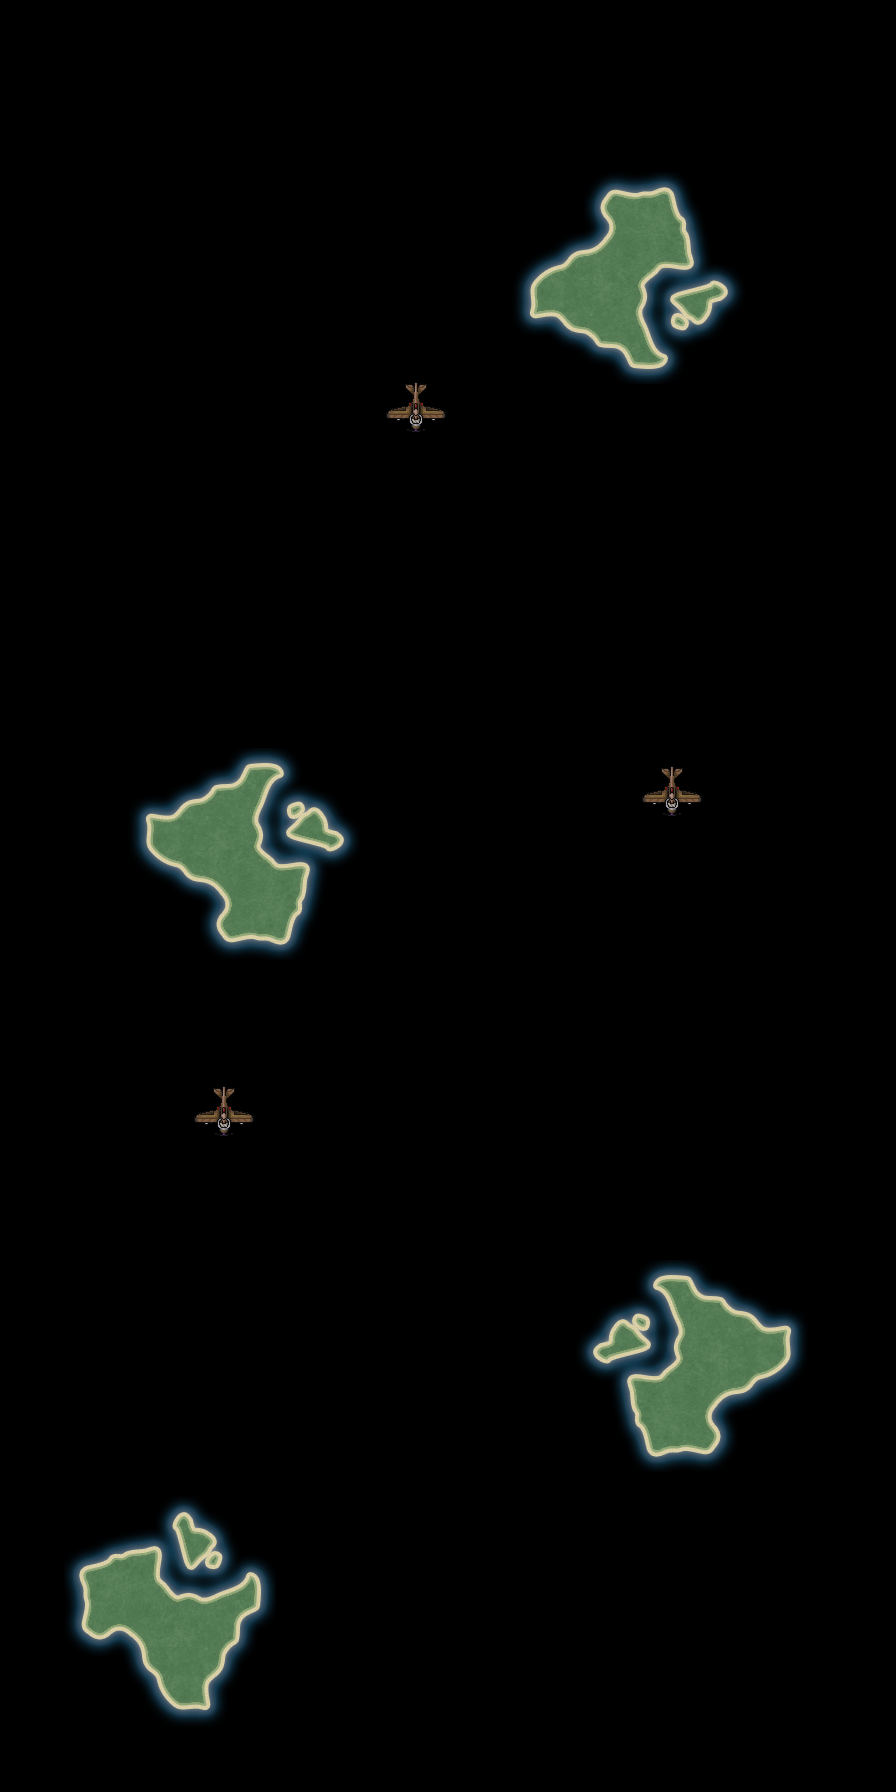

The image is a tile-based game level rendered from a .tmx file. Its description and source (layers, tilesets, objects; grid data summarised) follow:
An orthogonal 14x28 tile map with 64x64 px tiles, 2 tile layers (islands, planes), 2 tilesets.

<map version="1.4" tiledversion="1.4.1" orientation="orthogonal" renderorder="right-down" width="14" height="28" tilewidth="64" tileheight="64" infinite="0" nextlayerid="3" nextobjectid="1">
 <tileset firstgid="1" name="planes" tilewidth="64" tileheight="69" tilecount="1" columns="0">
  <grid orientation="orthogonal" width="1" height="1" />
  <tile id="0">
   <image width="64" height="69" source="en.png" />
  </tile>
 </tileset>
 <tileset firstgid="2" name="island" tilewidth="233" tileheight="212" tilecount="1" columns="0">
  <grid orientation="orthogonal" width="1" height="1" />
  <tile id="0">
   <image width="233" height="212" source="island.png" />
  </tile>
 </tileset>
 <layer id="2" name="islands" width="14" height="28">
  <data>[392 cells, 4 non-empty, 1 distinct tile ids]</data>
 </layer>
 <layer id="1" name="planes" width="14" height="28">
  <data>[392 cells, 3 non-empty, 1 distinct tile ids]</data>
 </layer>
</map>